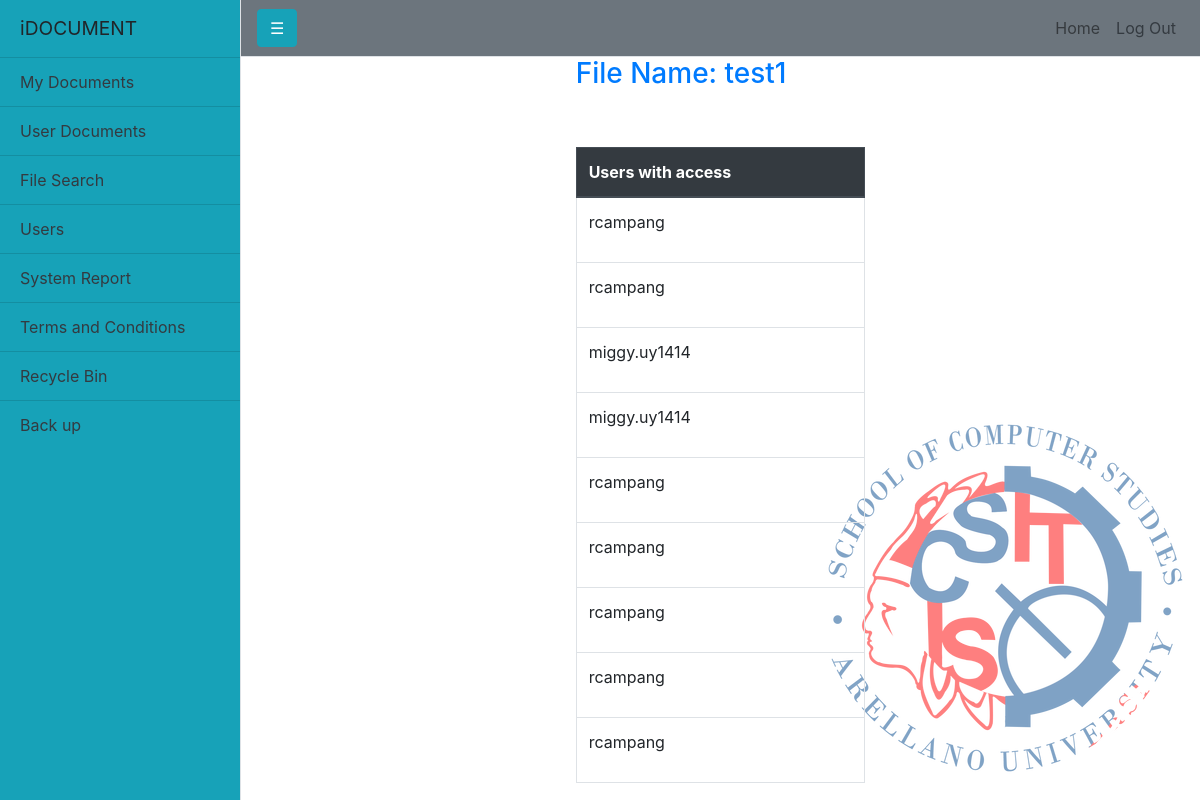
The page /report_userview.php?filepath=files/iDOCUMENT HOME PAGE.PNG&file=test1 (signed in) on the database its author committed.
### tables this page shows
CREATE TABLE `shared_files` (
  `id` int(11) NOT NULL AUTO_INCREMENT,
  `file_name` varchar(400) NOT NULL,
  `file_path` varchar(400) NOT NULL,
  `shared_to` varchar(40) NOT NULL,
  PRIMARY KEY (`id`),
  UNIQUE KEY `id` (`id`)
);

### report_userview.php (the view, shortened to what this page needs)
<?php session_start();
$file=$_GET['file'];
$filename=$_GET['filepath'];
?>
<!DOCTYPE HTML>
<html>
<head>
		<link rel="stylesheet" type="text/css" href="css/navbar.css"/>
		<link rel="stylesheet" type="text/css" href="css/navtop.css"/>
		<link rel="stylesheet" type="text/css" href="css/fileorg.css"/>
		  <link rel="stylesheet" href="../../plugins/fontawesome-free/css/all.min.css">
		<link href="vendor/bootstrap/css/bootstrap.css" rel="stylesheet">
  <link href="css/simple-sidebar.css" rel="stylesheet">
</head>
<body >
<div class="watermark"></div>
     <div class="d-flex" id="wrapper">
    <div class="bg-info border-right" id="sidebar-wrapper">
      <div class="sidebar-heading">iDOCUMENT</div>
      <div class="list-group list-group-flush">
        <a href="subok.php?foldname=" class="text-dark list-group-item list-group-item-action bg-info">My Documents</a>
        <a href="userfiles_view.php" class="text-dark list-group-item list-group-item-action bg-info">User Documents</a>
        <a href="search.php" class="text-dark list-group-item list-group-item-action bg-info">File Search</a>
        <a href="userslist.php" class="text-dark list-group-item list-group-item-action bg-info">Users</a>
        <a href="reports.php" class="text-dark list-group-item list-group-item-action bg-info">System Report</a>
        <a href="terms-conditions.php" class="text-dark list-group-item list-group-item-action bg-info">Terms and Conditions</a>
        <a href="trashbin.php" class="text-dark list-group-item list-group-item-action bg-info">Recycle Bin</a>
        <a href="back_up_page.php" class="text-dark list-group-item list-group-item-action bg-info">Back up</a>
      </div>
    </div>
    <div id="page-content-wrapper">
      <nav class="navbar navbar-expand-lg navbar-light bg-secondary border-bottom">
        <button class="btn btn-info" id="menu-toggle">☰ </button>
        <div class="collapse navbar-collapse" id="navbarSupportedContent">
          <ul class="navbar-nav ml-auto mt-2 mt-lg-0">
            <li class="nav-item text-dark">
              <a class="nav-link" href="adminhome.php">Home</a>
            </li>
            <li class="nav-item text-dark">
              <a class="nav-link text-dark"  onClick="return checkDelete()" href="logout.php">Log Out</a>
            </li>
          </ul>
        </div>
      </nav>
<div class="d-flex" id="wrapper">
	<div class="col-6 col-md-4"></div>
	<div class="col-6 col-md-4 well">
		<h3 class="text-primary">File Name: <?php echo $file?></h3>
		<br /><br />
		<table class="table table-bordered">
			<thead class="thead-dark">
				<tr>
					<th onclick="w3.sortHTML('#myTable', '.item', 'td:nth-child(1)')" style="cursor:pointer">Users with access</th>
				</tr>
			</thead>
			<tbody id="myTable">
				<?php
					require 'connection.php';
					$row = $conn->query("SELECT * FROM `shared_files` WHERE file_path = '$filename'") or die(mysqli_error());
					while($fetch = $row->fetch_array()){
				?>
				<center>
					<tr class="item">
						<td width="80%">
						<p><?php echo $fetch['shared_to']?></p>
						</td>
					</tr>
					</center>
				<?php
					}
				?>
			</tbody>
		</table>
	</div>
	</div>
	</div>
</body>
</html>

### css/fileorg.css (style rules this page uses)
body { margin-top:20px; background:#eee; }

### css/simple-sidebar.css (style rules this page uses)
body { overflow-x: hidden; }
#sidebar-wrapper { min-height: 100vh; margin-left: -15rem; -webkit-transition: margin .25s ease-out; -moz-transition: margin .25s ease-out; -o-transition: margin .25s ease-out; transition: margin .25s ease-out; }
#sidebar-wrapper .sidebar-heading { padding: 0.875rem 1.25rem; font-size: 1.2rem; }
#sidebar-wrapper .list-group { width: 15rem; }
#page-content-wrapper { min-width: 100vw; }
@media (min-width: 768px) { #sidebar-wrapper { margin-left: 0; } }
@media (min-width: 768px) { #page-content-wrapper { min-width: 0; width: 100%; } }

### report_userview.php (style rules this page uses)
.watermark { background:url("scs.png") right bottom no-repeat; opacity: 0.5; position: fixed; width: 100%; height: 100%; }

### rows shown on the page
shared_files: shared_to "rcampang"
shared_files: shared_to "rcampang"
shared_files: shared_to "miggy.uy1414"
shared_files: shared_to "miggy.uy1414"
shared_files: shared_to "rcampang"
shared_files: shared_to "rcampang"
shared_files: shared_to "rcampang"
shared_files: shared_to "rcampang"
shared_files: shared_to "rcampang"

### other values the page prints
$file "test1"
